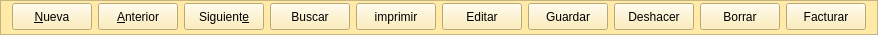
        <widget class="QFrame" name="frame_4">
         <property name="sizePolicy">
          <sizepolicy hsizetype="Preferred" vsizetype="Preferred">
           <horstretch>0</horstretch>
           <verstretch>0</verstretch>
          </sizepolicy>
         </property>
         <property name="minimumSize">
          <size>
           <width>0</width>
           <height>35</height>
          </size>
         </property>
         <property name="maximumSize">
          <size>
           <width>16777215</width>
           <height>35</height>
          </size>
         </property>
         <property name="styleSheet">
          <string notr="true">background-color: rgb(255, 235, 167);</string>
         </property>
         <property name="frameShape">
          <enum>QFrame::StyledPanel</enum>
         </property>
         <property name="frameShadow">
          <enum>QFrame::Raised</enum>
         </property>
         <layout class="QHBoxLayout" name="horizontalLayout">
          <property name="topMargin">
           <number>2</number>
          </property>
          <item>
           <widget class="QPushButton" name="btnAnadir">
            <property name="sizePolicy">
             <sizepolicy hsizetype="Preferred" vsizetype="Fixed">
              <horstretch>0</horstretch>
              <verstretch>0</verstretch>
             </sizepolicy>
            </property>
            <property name="minimumSize">
             <size>
              <width>0</width>
              <height>27</height>
             </size>
            </property>
            <property name="text">
             <string>&amp;Nueva</string>
            </property>
            <property name="icon">
             <iconset resource="../maya.qrc">
              <normaloff>:/Icons/PNG/add.png</normaloff>:/Icons/PNG/add.png</iconset>
            </property>
            <property name="iconSize">
             <size>
              <width>24</width>
              <height>24</height>
             </size>
            </property>
           </widget>
          </item>
          <item>
           <widget class="QPushButton" name="btnAnterior">
            <property name="sizePolicy">
             <sizepolicy hsizetype="Preferred" vsizetype="Fixed">
              <horstretch>0</horstretch>
              <verstretch>0</verstretch>
             </sizepolicy>
            </property>
            <property name="minimumSize">
             <size>
              <width>0</width>
              <height>27</height>
             </size>
            </property>
            <property name="text">
             <string>&amp;Anterior</string>
            </property>
            <property name="icon">
             <iconset resource="../maya.qrc">
              <normaloff>:/Icons/PNG/Previous.png</normaloff>:/Icons/PNG/Previous.png</iconset>
            </property>
            <property name="iconSize">
             <size>
              <width>24</width>
              <height>24</height>
             </size>
            </property>
           </widget>
          </item>
          <item>
           <widget class="QPushButton" name="btnSiguiente">
            <property name="sizePolicy">
             <sizepolicy hsizetype="Preferred" vsizetype="Fixed">
              <horstretch>0</horstretch>
              <verstretch>0</verstretch>
             </sizepolicy>
            </property>
            <property name="minimumSize">
             <size>
              <width>0</width>
              <height>27</height>
             </size>
            </property>
            <property name="text">
             <string>Siguient&amp;e</string>
            </property>
            <property name="icon">
             <iconset resource="../maya.qrc">
              <normaloff>:/Icons/PNG/Next.png</normaloff>:/Icons/PNG/Next.png</iconset>
            </property>
            <property name="iconSize">
             <size>
              <width>24</width>
              <height>24</height>
             </size>
            </property>
           </widget>
          </item>
          <item>
           <widget class="QPushButton" name="btnBuscar">
            <property name="sizePolicy">
             <sizepolicy hsizetype="Preferred" vsizetype="Fixed">
              <horstretch>0</horstretch>
              <verstretch>0</verstretch>
             </sizepolicy>
            </property>
            <property name="minimumSize">
             <size>
              <width>0</width>
              <height>27</height>
             </size>
            </property>
            <property name="text">
             <string>Buscar</string>
            </property>
            <property name="icon">
             <iconset resource="../maya.qrc">
              <normaloff>:/Icons/PNG/search.png</normaloff>:/Icons/PNG/search.png</iconset>
            </property>
            <property name="iconSize">
             <size>
              <width>24</width>
              <height>24</height>
             </size>
            </property>
           </widget>
          </item>
          <item>
           <widget class="QPushButton" name="btnImprimir">
            <property name="sizePolicy">
             <sizepolicy hsizetype="Preferred" vsizetype="Fixed">
              <horstretch>0</horstretch>
              <verstretch>0</verstretch>
             </sizepolicy>
            </property>
            <property name="minimumSize">
             <size>
              <width>0</width>
              <height>27</height>
             </size>
            </property>
            <property name="text">
             <string>imprimir</string>
            </property>
            <property name="icon">
             <iconset resource="../maya.qrc">
              <normaloff>:/Icons/PNG/Print.png</normaloff>:/Icons/PNG/Print.png</iconset>
            </property>
            <property name="iconSize">
             <size>
              <width>24</width>
              <height>24</height>
             </size>
            </property>
           </widget>
          </item>
          <item>
           <widget class="QPushButton" name="btnEditar">
            <property name="sizePolicy">
             <sizepolicy hsizetype="Preferred" vsizetype="Fixed">
              <horstretch>0</horstretch>
              <verstretch>0</verstretch>
             </sizepolicy>
            </property>
            <property name="minimumSize">
             <size>
              <width>0</width>
              <height>27</height>
             </size>
            </property>
            <property name="text">
             <string>Editar</string>
            </property>
            <property name="icon">
             <iconset resource="../maya.qrc">
              <normaloff>:/Icons/PNG/Save.png</normaloff>:/Icons/PNG/Save.png</iconset>
            </property>
            <property name="iconSize">
             <size>
              <width>24</width>
              <height>24</height>
             </size>
            </property>
            <property name="shortcut">
             <string>Ctrl+S</string>
            </property>
           </widget>
          </item>
          <item>
           <widget class="QPushButton" name="btnGuardar">
            <property name="sizePolicy">
             <sizepolicy hsizetype="Preferred" vsizetype="Fixed">
              <horstretch>0</horstretch>
              <verstretch>0</verstretch>
             </sizepolicy>
            </property>
            <property name="minimumSize">
             <size>
              <width>0</width>
              <height>27</height>
             </size>
            </property>
            <property name="text">
             <string>Guardar</string>
            </property>
            <property name="icon">
             <iconset resource="../maya.qrc">
              <normaloff>:/Icons/PNG/Save.png</normaloff>:/Icons/PNG/Save.png</iconset>
            </property>
            <property name="iconSize">
             <size>
              <width>24</width>
              <height>24</height>
             </size>
            </property>
           </widget>
          </item>
          <item>
           <widget class="QPushButton" name="btndeshacer">
            <property name="minimumSize">
             <size>
              <width>0</width>
              <height>27</height>
             </size>
            </property>
            <property name="text">
             <string>Deshacer</string>
            </property>
            <property name="icon">
             <iconset resource="../maya.qrc">
              <normaloff>:/Icons/PNG/undo.png</normaloff>:/Icons/PNG/undo.png</iconset>
            </property>
           </widget>
          </item>
          <item>
           <widget class="QPushButton" name="btn_borrar">
            <property name="sizePolicy">
             <sizepolicy hsizetype="Preferred" vsizetype="Fixed">
              <horstretch>0</horstretch>
              <verstretch>0</verstretch>
             </sizepolicy>
            </property>
            <property name="minimumSize">
             <size>
              <width>0</width>
              <height>27</height>
             </size>
            </property>
            <property name="text">
             <string>Borrar</string>
            </property>
            <property name="icon">
             <iconset resource="../maya.qrc">
              <normaloff>:/Icons/PNG/Delete.png</normaloff>:/Icons/PNG/Delete.png</iconset>
            </property>
            <property name="iconSize">
             <size>
              <width>24</width>
              <height>24</height>
             </size>
            </property>
           </widget>
          </item>
          <item>
           <widget class="QPushButton" name="btnFacturar">
            <property name="sizePolicy">
             <sizepolicy hsizetype="Preferred" vsizetype="Fixed">
              <horstretch>0</horstretch>
              <verstretch>0</verstretch>
             </sizepolicy>
            </property>
            <property name="minimumSize">
             <size>
              <width>0</width>
              <height>27</height>
             </size>
            </property>
            <property name="text">
             <string>Facturar</string>
            </property>
            <property name="icon">
             <iconset>
              <normaloff>:/Icons/PNG/factura.png</normaloff>:/Icons/PNG/factura.png</iconset>
            </property>
            <property name="iconSize">
             <size>
              <width>24</width>
              <height>24</height>
             </size>
            </property>
           </widget>
          </item>
         </layout>
        </widget>
